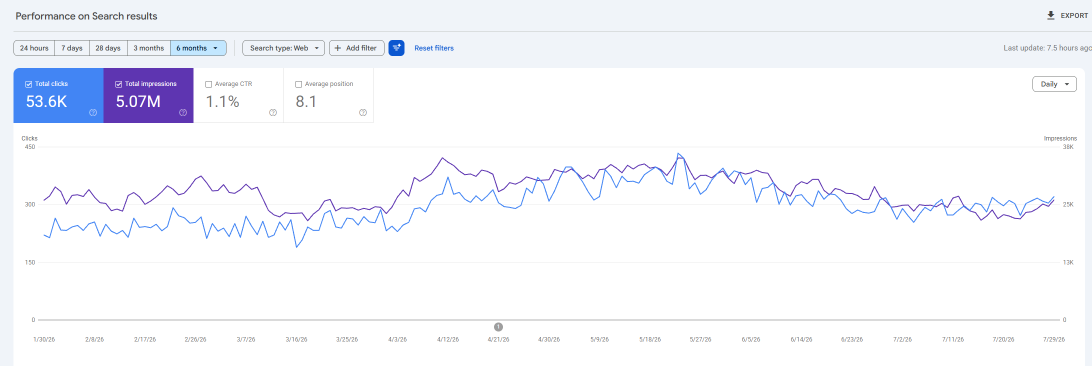
#> input picture assets/gsc/at-scale.png, 2183 x 732 px (shown at 1/2 size)
$ python srcset_generator.py ../../assets/gsc/at-scale.png
#> lines starting #> are read from the running program, lines starting #| are printed output that depends on the picture
"""scripts/image/srcset_generator.py — Generate 3 responsive image variants."""
from __future__ import annotations

import argparse
import sys
from pathlib import Path


# 4K source tier since 2026-06-10 (covers 3840x2160, sections 2880x2880).
# Derivative widths stay ≤2048 — the full-size original IS the largest srcset
# entry; browsers rarely need >2048 in content columns.
DEFAULT_WIDTHS = [480, 1024, 2048]
COVER_WIDTHS = [480, 1024, 2048]


def generate(
    input_path: Path,
    output_dir: Path | None = None,
    *,
    widths: list[int] | None = None,
    quality: int = 85,
    suffix_template: str = "{stem}-{w}w{ext}",
) -> dict[int, Path]:
    """Generate srcset variants at given widths.

    Returns dict {width: output_path}.
    """
#> called with quality = 85, suffix_template = '{stem}-{w}w{ext}'
    try:
        from PIL import Image
    except ImportError as e:
        raise RuntimeError("Pillow not installed") from e

    widths = widths or DEFAULT_WIDTHS
    output_dir = output_dir or input_path.parent
    output_dir.mkdir(parents=True, exist_ok=True)

    img = Image.open(input_path)
#> img is the input picture: PIL image 2183x732 RGB; mean R, G, B 244.9, 246.3, 251.1
    ratio = img.height / img.width
#> ratio = 0.335
    out_paths = {}
    ext = input_path.suffix.lower()
    fmt = "WEBP" if ext == ".webp" else ("PNG" if ext == ".png" else "JPEG")

    for w in widths:
        if w >= img.width:
            # Don't upscale; just copy
            target_h = img.height
            target_w = img.width
        else:
            target_w = w
            target_h = int(w * ratio)

        resized = img.resize((target_w, target_h), Image.LANCZOS)
        out_path = output_dir / suffix_template.format(
            stem=input_path.stem, w=w, ext=ext)
        if fmt == "WEBP":
            resized.save(out_path, "WEBP", quality=quality, method=6)
        elif fmt == "PNG":
            resized.save(out_path, "PNG", optimize=True)
        else:
            if resized.mode != "RGB":
                resized = resized.convert("RGB")
            resized.save(out_path, "JPEG", quality=quality, optimize=True)
        out_paths[w] = out_path
#> this loop made 3 passes
#> pass 1, in generate, `resized = img.resize((target_w, target_h), Image.LANCZOS)`:
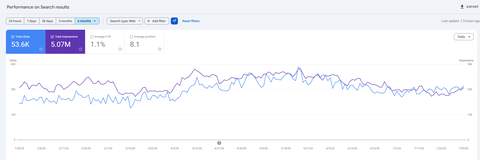
#> resized: PIL image 480x160 RGB; mean R, G, B 244.6, 246, 251
#> pass 2, in generate, `resized = img.resize((target_w, target_h), Image.LANCZOS)`:
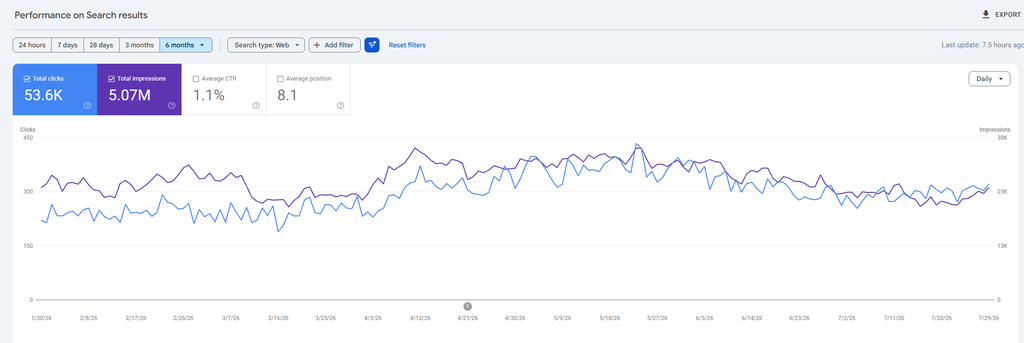
#> resized: PIL image 1024x343 RGB; mean R, G, B 244.7, 246.1, 251
#> after the loop, out_paths = 3 items

    return out_paths


def main() -> int:
    ap = argparse.ArgumentParser(description="Generate srcset image variants")
    ap.add_argument("input", type=Path)
    ap.add_argument("-o", "--output-dir", type=Path)
    ap.add_argument("--widths", type=int, nargs="+", default=DEFAULT_WIDTHS)
    ap.add_argument("--cover", action="store_true",
                    help="Use cover widths (480/1024/2048)")
    ap.add_argument("--quality", type=int, default=85)
    args = ap.parse_args()

    if not args.input.exists():
        print(f"Not found: {args.input}", file=sys.stderr)
        return 2

    widths = COVER_WIDTHS if args.cover else args.widths
    try:
        out = generate(args.input, args.output_dir, widths=widths, quality=args.quality)
#> out = 3 items
    except RuntimeError as e:
        print(f"Error: {e}", file=sys.stderr)
        return 1

    for w, p in out.items():
        size_kb = p.stat().st_size / 1024
        print(f"  {w}w: {p}  ({size_kb:.1f} KB)")
#> this loop made 1 pass
#> w on pass 1: 480
    return 0


if __name__ == "__main__":
#> (the run stopped early here; a loop or call above may not have finished)

$ run again, on assets/gsc/steady-climb.png
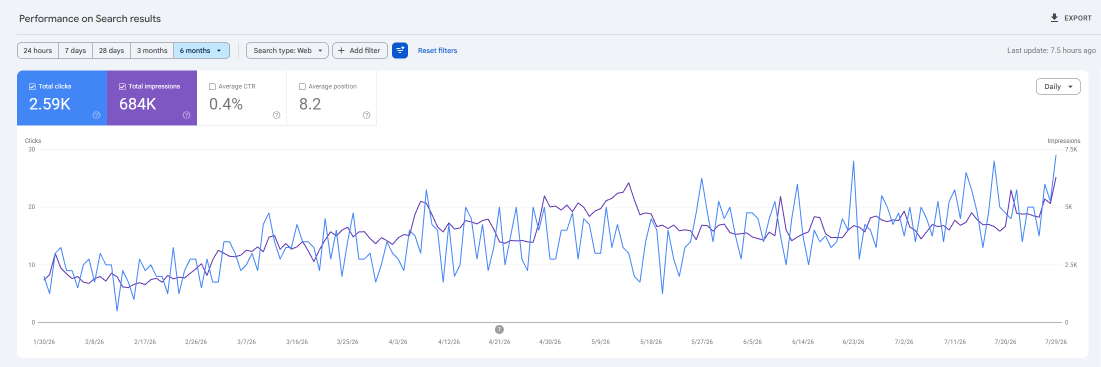
#> input picture assets/gsc/steady-climb.png, 2202 x 734 px (shown at 1/2 size)
#> in generate, img is the input picture: PIL image 2202x734 RGB; mean R, G, B 243.4, 245.4, 251
#> the loop in generate, `for w in widths:` made 3 passes
#> pass 1, in generate, `resized = img.resize((target_w, target_h), Image.LANCZOS)`:
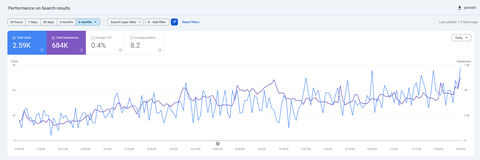
#> resized: PIL image 480x160 RGB; mean R, G, B 243, 245.1, 250.9
#> pass 2, in generate, `resized = img.resize((target_w, target_h), Image.LANCZOS)`:
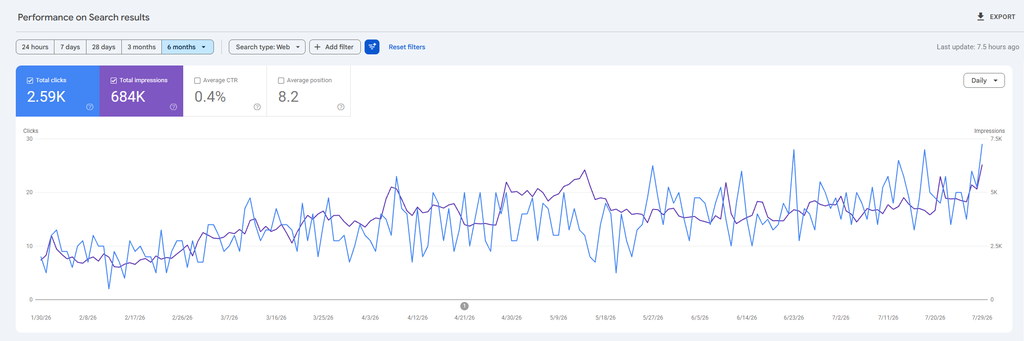
#> resized: PIL image 1024x341 RGB; mean R, G, B 243, 245.1, 250.9
#> after the loop in generate, `for w in widths:`: out_paths = 3 items
#> the loop in main, `for w, p in out.items():` made 1 pass
#> w on pass 1: 480
